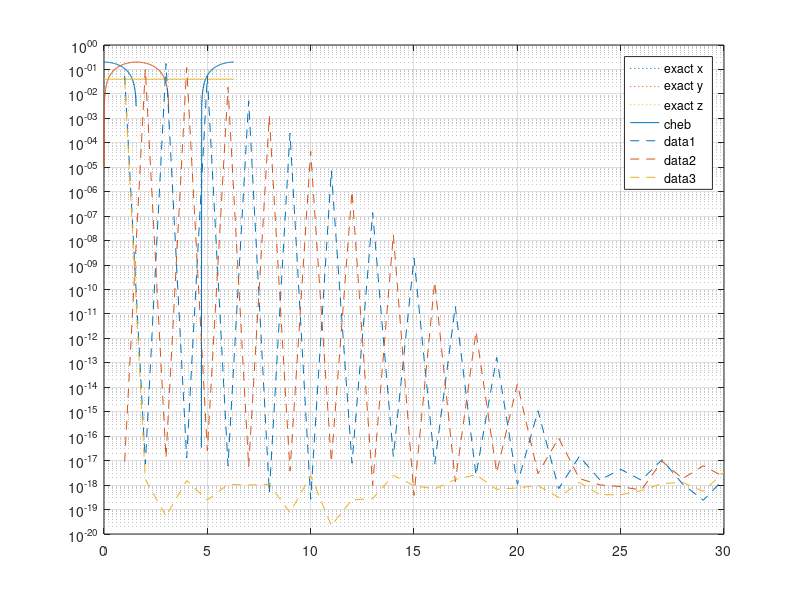

MATLAB code for this plot: (Note: this script raises an error after producing the figure.)
clc; close all; clear; mua=[];
%
% cd     '/people/gesla/Documents/git/mtb-work/sn-stab/sn-mod-noack';
%

% Noack system
np=520; %r=24; 
nt=30; 

mu=0.04; r=sqrt(mu); gm=1; %gamma
% mu=0.04+it*0.04; r=sqrt(mu); gm=1; %gamma
% mu=3/4; r=sqrt(mu); gm=1; %gamma
neq=3; %np=100; np=np+2;

%init
om1=1;
t=0:2*pi/(np-1):2*pi; u=r*cos(t*om1); v=r*sin(t*om1)/gm; w=r^2*ones(1,length(t));
T=2*pi/om1; x=u; y=v; z=w;

X=[x',y',z'];
%

 X1=X;
tch=cos(0:pi/(np*1-1):pi)'; tch1=tch;

%
tch=(tch+1)/2*t(end); X=interp1(t,X,tch); X=[r*cos(tch*om1),r*sin(tch*om1),r^2*ones(length(tch),1)]; 

y=X; v2=[y;flipud(y(2:end-1,:))]; z=real(fft(v2)./length(v2)); a=z; a(2:end,:)=2*a(2:end,:); %z are cheb coeffs
zcut=z*0; zcut([1:nt,end-nt+2:end],:)=z([1:nt,end-nt+2:end],:); ycut=ifft(zcut).*length(zcut); ycut=ycut(1:end/2+1,:);

%  plot(t,X1,'--'); hold on; set(gca,"ColorOrderIndex",1);
plot(tch,y,':'); hold on; set(gca,"ColorOrderIndex",1);
plot(tch,ycut,'-'); hold on; set(gca,"ColorOrderIndex",1);
fprintf("cheb init approx accuracy: %4.2e\n",norm(y-ycut,"fro"));
grid on; legend("exact x ","exact y ","exact z ","cheb")
%
u=[reshape(real(a(1:nt,:).'),[3*nt,1])]*0.9;
u(nt*3+1)=2*pi/t(end);
uinit=u;
% semilogy(abs(a(1:2:end,1)))

% % plot
% neq=3;
% xch=X*0;
% for i=0:nt-1
%     
%     xch(:,1)=xch(:,1)+u(i*neq+1).*cos(i*acos(tch1));
%     xch(:,2)=xch(:,2)+u(i*neq+2).*cos(i*acos(tch1));
%     xch(:,3)=xch(:,3)+u(i*neq+3).*cos(i*acos(tch1));
% end
% 
% plot(tch,xch,'o-'); hold on; set(gca,"ColorOrderIndex",1); %same as ycut
%
% collx=linspace(-1,1,nt)';
collx=-cos(0:pi/(nt*1-1):pi)';
%
close all;
semilogy(abs(reshape(uinit(1:end-1),[3,nt])'),'--'); hold on; grid on;
%
% u=u*0; u(end-3)=1;
for i=1:10
[g,jac]=calculateRhsAndJac(3,nt,u,r,om1,collx);

fprintf("it: %d \t norm(rhs): %4.2e\n",i,norm(g));

if(norm(g)<1e-12)
    break; 
end
u=u-jac\g;
%     u(4:6)'

end
semilogy(abs(reshape(u(1:end-1),[3,nt]))');
% pause;
%
% [U,S,V]=svds(jac(1:end-1,1:end-1),5,'smallest');
% [U,S,V]=svds(jac(1:end,1:end),5,'smallest');
%

% second stability

nt2=nt;
% l3=zeros(3,nt2*2); l3(1,1:nt2)=ones(1,nt2)*2-mod([0:nt2-1],2)*4; l3(1,1)=1; l31=reshape(l3,[3*nt2*2,1])';
% l3=zeros(3,nt2*2); l3(2,1:nt2)=ones(1,nt2)*2-mod([0:nt2-1],2)*4; l3(2,1)=1; l32=reshape(l3,[3*nt2*2,1])';
% l3=zeros(3,nt2*2); l3(3,1:nt2)=ones(1,nt2)*2-mod([0:nt2-1],2)*4; l3(3,1)=1; l33=reshape(l3,[3*nt2*2,1])';

l3=zeros(3,nt2); l3(1,1:nt2)=ones(1,nt2); r31=reshape(l3,[3*nt2,1])';
l3=zeros(3,nt2); l3(2,1:nt2)=ones(1,nt2);  r32=reshape(l3,[3*nt2,1])';
l3=zeros(3,nt2); l3(3,1:nt2)=ones(1,nt2);  r33=reshape(l3,[3*nt2,1])';


jmod=full(jac(1:end-1,1:end-1));%-b*j2hm+b;
ind=nt*3+1-3;
% jmod(ind,:)=l31;
% jmod(ind+1,:)=l32;
% jmod(ind+2,:)=l33;

bmod=jmod*0;
bmod(ind,:)=r31;
bmod(ind+1,:)=r32;
bmod(ind+2,:)=r33;
%
[evc,evs]=eig(full(jmod),full(bmod)); evs=diag(evs); b=abs(evs)<Inf; evs=evs(b); evc=evc(:,b);

evsAnal=[0;(-1-sqrt(1-8*mu))/2;(-1+sqrt(1-8*mu))/2;];
flmult=exp(evsAnal*T);

fprintf("Result || \n");
fprintf("Analytical fl mult:\n");
disp(sort(flmult'));
fprintf("Numerical fl mult:\n");
flnum=1./(1-evs)';
disp(sort(flnum));
fprintf("Diff:\n");
disp(sort(flnum)-sort(flmult'));
% save("flnum-"+num2str(nt)+".mat",'nt','flnum','flmult');
% close all;
%% visu
close all;
up=u;
neq=3;
xch=X*0;
for i=0:nt-1    
    xch(:,1)=xch(:,1)+up(i*neq+1).*cos(i*acos(tch1));
    xch(:,2)=xch(:,2)+up(i*neq+2).*cos(i*acos(tch1));
    xch(:,3)=xch(:,3)+up(i*neq+3).*cos(i*acos(tch1));
end

% plot(tch,xch,'-'); hold on; set(gca,"ColorOrderIndex",1); %same as ycut
plot3(xch(:,1),xch(:,2),xch(:,3),'-'); hold on; plot3(xch(1,1),xch(1,2),xch(1,3),'>'); hold on; 
grid on; hold on;

%

% up=u+[V(:,5);0];
up=uinit;
neq=3;
xch=X*0;
for i=0:nt-1    
    xch(:,1)=xch(:,1)+up(i*neq+1).*cos(i*acos(tch1));
    xch(:,2)=xch(:,2)+up(i*neq+2).*cos(i*acos(tch1));
    xch(:,3)=xch(:,3)+up(i*neq+3).*cos(i*acos(tch1));
end

% plot(tch,xch,'-'); hold on; set(gca,"ColorOrderIndex",1); %same as ycut
plot3(xch(:,1),xch(:,2),xch(:,3),'-'); hold on; plot3(xch(1,1),xch(1,2),xch(1,3),'>'); hold on; 
grid on; hold on;

%% post conv
clc; clear; close all;
ll=importdata("list");
fl=[]; nt=[];
for i=1:length(ll)
    a=importdata(ll{i}); a2=a;
    nt=[nt;a.nt]; fl=[fl;sort(a.flnum)];
end

[a,b]=sort(nt); nt=nt(b); fl=fl(b,:);
%%
close all;
semilogy(nt,abs(fl-fl./fl.*sort(a2.flmult)'))
legend(num2str(sort(a2.flmult)))
